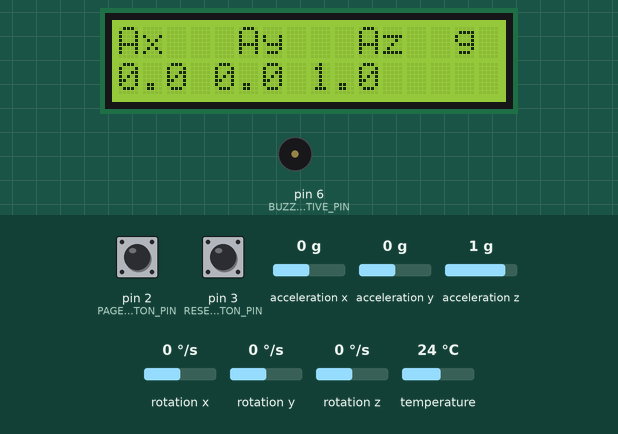
Simulated run of this sketch. Board: Arduino Uno, built with avr-gcc and run on an emulated ATmega328P. Parts: 16×2 character LCD, buzzer (waves = sounding). The inputs (shaded band) are chosen by the test bench; at power-on: pin 2 (PAGE_CHANGE_BUTTON_PIN) HIGH, acceleration z 1 g, acceleration x 0 g, pin 3 (RESET_BUTTON_PIN) HIGH, acceleration y 0 g, rotation x 0 °/s, rotation y 0 °/s, rotation z 0 °/s, temperature 24 °C. What the sketch prints to the serial monitor is not drawn.

Above: at 1.3 s.
1.4 s: pin 2 (PAGE_CHANGE_BUTTON_PIN) pulled LOW for 0.15 s
At 1.52 s:
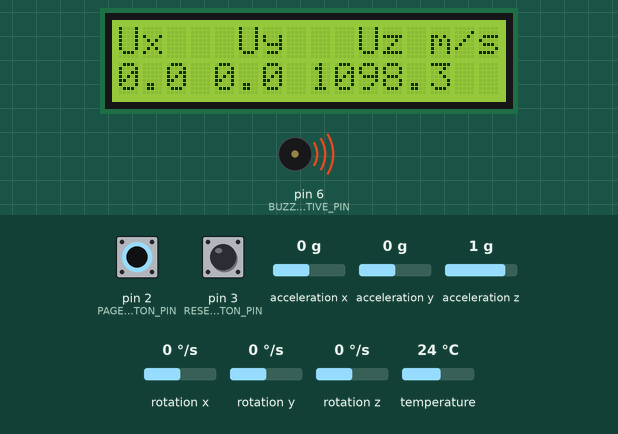
3.2 s: pin 2 (PAGE_CHANGE_BUTTON_PIN) pulled LOW for 1 s
At 3.26 s:
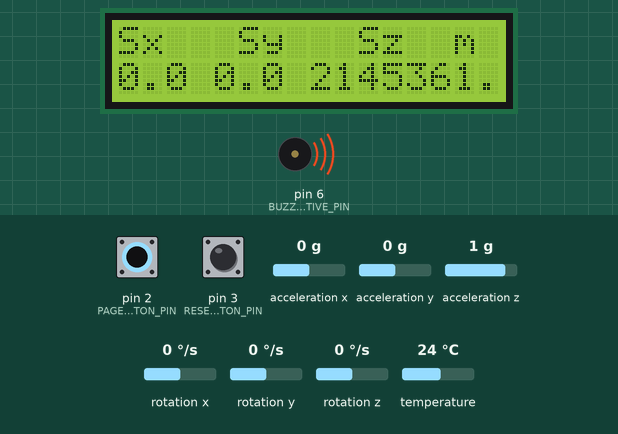
5.7 s: pin 2 (PAGE_CHANGE_BUTTON_PIN) pulled LOW for 0.15 s
At 6.4 s:
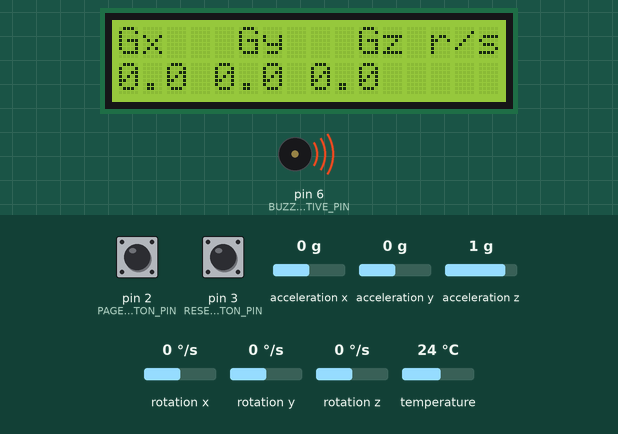
7.3 s: pin 2 (PAGE_CHANGE_BUTTON_PIN) pulled LOW for 3.2 s
At 7.9 s:
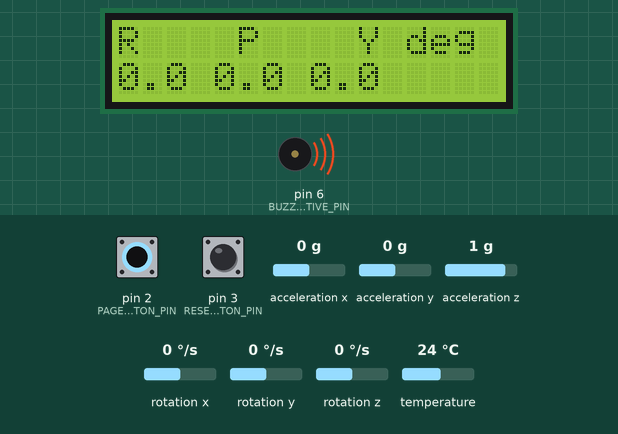
12.0 s: acceleration z set to 0 g
At 13.2 s:
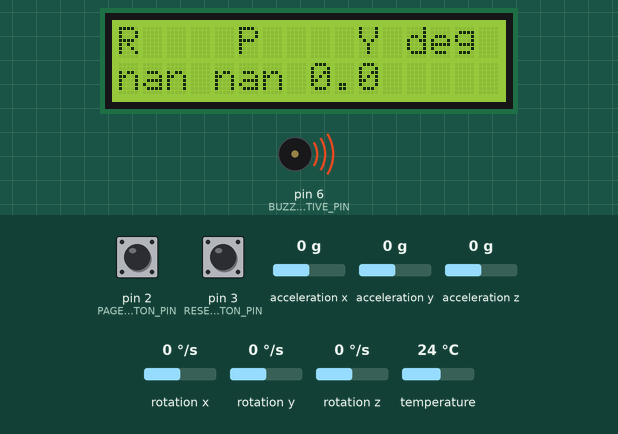
13.5 s: acceleration x set to -1.4 g
At 14.2 s:
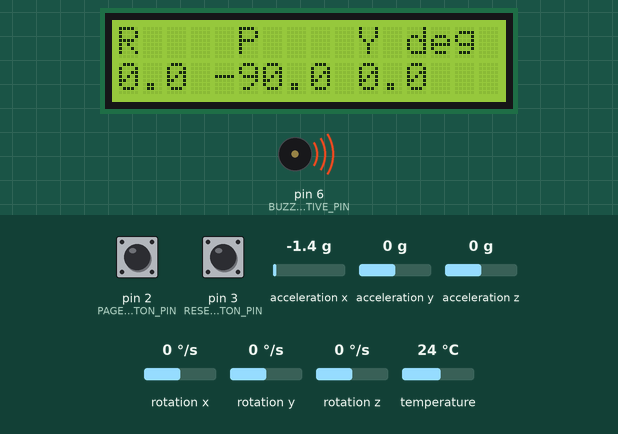
Timing chart, 0 to 16.0 s (numbered marks = the images above; inputs shaded):
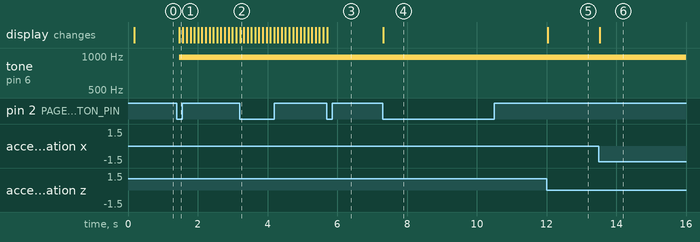

Measured:
- after the input at 1.4 s, tone on pin 6 (BUZZER_ACTIVE_PIN): silent → 977 Hz after 0.07 s; the display: changes after 0.07 s (image 1)
- after the input at 3.2 s, the display: changes at once (image 2)
- after the input at 5.7 s, the display: changes at once (image 3)
- after the input at 7.3 s, the display: changes at once (image 4)
- after the input at 12.0 s, the display: changes at once (image 5)
- after the input at 13.5 s, the display: changes at once (image 6)

The sketch:

project_4_accel_display_c1.ino
```cpp
/**
 * OCE4531 Project 4: MPU6050 Accelerometer and LCD Display
 * @brief This is the solution for OCE4531's fourth and final project, the accelerometer display
 * This should not be considered the absolute correct answer that all of the students must have,
 * but it is the ball park they should be within.
 * See handout for more information
 *
 *
 *
 * This is the code for the undergraduate portion of the project
 *
 * @author Braidan Duffy
 *
 * @date May 30, 2022
 *
 * @version v1.0
 */

// LCD Instantiation
#include <LiquidCrystal.h>

LiquidCrystal lcd(7, 8, 9, 10, 11, 12); // RS, En, D4, D5, D6, D7

// MPU6050 Instantiation
#include <Adafruit_MPU6050.h>
#include <Adafruit_Sensor.h>
#include "Wire.h"
#include <math.h>

Adafruit_MPU6050 mpu;

// General instantiations
#define PAGE_CHANGE_BUTTON_PIN 2
#define RESET_BUTTON_PIN 3
#define RESET_HOLD_TIME 500 // ms
#define BUZZER_ACTIVE_PIN 6
#define BUZZER_ACTIVE_TIME 250 // ms
#define MAX_NUM_PAGES 5

bool isBuzzerActive = false;
long buzzerStartTime = 0;
long resetStartTime = 0;
uint8_t curPageNum = 0; // 0: acceleration, 1: gyroscope, 2: orientation
bool isPageChanged = false;
bool isResetTriggered = true;

struct Telemetry {
    long timestamp = 0;
    float accelX = 0;
    float accelY = 0;
    float accelZ = 0;
    float gyroX = 0;
    float gyroY = 0;
    float gyroZ = 0;
    float roll = 0;
    float pitch = 0;

    // Reference: https://forum.arduino.cc/t/integration-of-acceleration/158296/14
    float yaw = 0;
    float speedX = 0;
    float speedY = 0;
    float speedZ = 0;
    float dispX = 0;
    float dispY = 0;
    float dispZ = 0;
} data;

void setup() {
    Serial.begin(115200);
    // Pin initializations
    pinMode(BUZZER_ACTIVE_PIN, OUTPUT);
    pinMode(PAGE_CHANGE_BUTTON_PIN, INPUT_PULLUP);
    pinMode(RESET_BUTTON_PIN, INPUT_PULLUP);
    attachInterrupt(digitalPinToInterrupt(PAGE_CHANGE_BUTTON_PIN), pageChangeISR, FALLING);
    attachInterrupt(digitalPinToInterrupt(RESET_BUTTON_PIN), resetButtonISR, CHANGE);

    // Set up the LCD's number of columns and rows:
    Serial.print("Initializing LCD...");
    lcd.begin(16, 2);
    Serial.println("done!");

    Serial.print("Initializing IMU...");
    if (!mpu.begin()) { // Try to initialize!
        Serial.println("Failed to find MPU6050 chip");
        while (true); // Block further code execution
    }
    Serial.println("done!"); Serial.println();

    mpu.setAccelerometerRange(MPU6050_RANGE_8_G);
    Serial.print("Accelerometer range set to: ");
    switch (mpu.getAccelerometerRange()) {
    case MPU6050_RANGE_2_G:
        Serial.println("+-2G");
        break;
    case MPU6050_RANGE_4_G:
        Serial.println("+-4G");
        break;
    case MPU6050_RANGE_8_G:
        Serial.println("+-8G");
        break;
    case MPU6050_RANGE_16_G:
        Serial.println("+-16G");
        break;
    }

    mpu.setGyroRange(MPU6050_RANGE_500_DEG);
    Serial.print("Gyro range set to: ");
    switch (mpu.getGyroRange()) {
    case MPU6050_RANGE_250_DEG:
        Serial.println("+- 250 deg/s");
        break;
    case MPU6050_RANGE_500_DEG:
        Serial.println("+- 500 deg/s");
        break;
    case MPU6050_RANGE_1000_DEG:
        Serial.println("+- 1000 deg/s");
        break;
    case MPU6050_RANGE_2000_DEG:
        Serial.println("+- 2000 deg/s");
        break;
    }

    mpu.setFilterBandwidth(MPU6050_BAND_21_HZ);
    Serial.print("Filter bandwidth set to: ");
    switch (mpu.getFilterBandwidth()) {
    case MPU6050_BAND_260_HZ:
        Serial.println("260 Hz");
        break;
    case MPU6050_BAND_184_HZ:
        Serial.println("184 Hz");
        break;
    case MPU6050_BAND_94_HZ:
        Serial.println("94 Hz");
        break;
    case MPU6050_BAND_44_HZ:
        Serial.println("44 Hz");
        break;
    case MPU6050_BAND_21_HZ:
        Serial.println("21 Hz");
        break;
    case MPU6050_BAND_10_HZ:
        Serial.println("10 Hz");
        break;
    case MPU6050_BAND_5_HZ:
        Serial.println("5 Hz");
        break;
    }

    Serial.println();
    delay(100);
}

void loop() {
    sensors_event_t a, g, temp;
    mpu.getEvent(&a, &g, &temp);

    // Wipe LCD screen on mode change
    if (isPageChanged) { // Check the page changed flag
        isPageChanged = false; // Reset the page changed flag
        lcd.setCursor(0, 0); // Set cursor to top row
        lcd.print("                "); // Clear top row
        lcd.setCursor(0, 1); // Set cursor to bottom row
        lcd.print("                "); // Clear bottom row
    }

    switch (curPageNum) {
        case 0: // Acceleration page
            // Update telemetry package
            data.timestamp = millis();
            data.accelX = a.acceleration.x;
            data.accelY = a.acceleration.y;
            data.accelZ = a.acceleration.z;

            // Update LCD display
            lcd.setCursor(0,0); // Set cursor to top row
            lcd.print("Ax   Ay   Az  g"); // Write headers
            lcd.setCursor(0,1); // Set cursor to bottom row
            lcd.print(data.accelX/9.81, 1); data.accelX > 0 ? lcd.print("  ") : lcd.print(" ");
            lcd.print(data.accelY/9.81, 1); data.accelY > 0 ? lcd.print("  ") : lcd.print(" ");
            lcd.print(data.accelZ/9.81, 1); data.accelZ > 0 ? lcd.print("  ") : lcd.print(" ");

            break;

        case 1: // Velocity page
            updateVelocity(a);

            // Update LCD display
            lcd.setCursor(0,0); // Set cursor to top row
            lcd.print("Ux   Uy   Uz m/s"); // Write headers
            lcd.setCursor(0,1); // Set cursor to bottom row
            lcd.print(data.speedX, 1); data.speedX > 0 ? lcd.print("  ") : lcd.print(" ");
            lcd.print(data.speedY, 1); data.speedY > 0 ? lcd.print("  ") : lcd.print(" ");
            lcd.print(data.speedZ, 1); data.speedZ > 0 ? lcd.print("  ") : lcd.print(" ");

            break;

        case 2: // Displacement page
            updateDisplacement(a);

            // Update LCD display
            lcd.setCursor(0,0); // Set cursor to top row
            lcd.print("Sx   Sy   Sz  m"); // Write headers
            lcd.setCursor(0,1); // Set cursor to bottom row
            lcd.print(data.dispX, 1); data.dispX > 0 ? lcd.print("  ") : lcd.print(" ");
            lcd.print(data.dispY, 1); data.dispY > 0 ? lcd.print("  ") : lcd.print(" ");
            lcd.print(data.dispZ, 1); data.dispZ > 0 ? lcd.print("  ") : lcd.print(" ");

            break;

        case 3: // Gyroscope page
            // Update telemetry package
            data.timestamp = millis();
            data.gyroX = g.gyro.x;
            data.gyroY = g.gyro.y;
            data.gyroZ = g.gyro.z;

            // Update LCD display
            lcd.setCursor(0,0); // Set cursor to top row
            lcd.print("Gx   Gy   Gz r/s"); // Write headers
            lcd.setCursor(0,1); // Set cursor to bottom row
            lcd.print(data.gyroX, 1); data.gyroX > 0 ? lcd.print("  ") : lcd.print(" ");
            lcd.print(data.gyroY, 1); data.gyroY > 0 ? lcd.print("  ") : lcd.print(" ");
            lcd.print(data.gyroZ, 1); data.gyroZ > 0 ? lcd.print("  ") : lcd.print(" ");

            break;

        case 4: // Orientation page
            // Update telemetry package
            data.accelX = a.acceleration.x;
            data.accelY = a.acceleration.y;
            data.accelZ = a.acceleration.z;

            long _oldTimestamp = data.timestamp;
            float _oldGyroZ = data.gyroZ;

            // Update telemetry packet
            data.gyroZ = g.gyro.z;
            data.timestamp = millis();
            long dt = millis() - _oldTimestamp;
            float _avgGyroZ = (_oldGyroZ + data.gyroZ) / 2.0;

            data.yaw = data.yaw + _avgGyroZ*dt; // Calculate heading by integrating the gyro rotation about the Z axis
            data.pitch = 180 * atan (data.accelX/sqrt(data.accelY*data.accelY + data.accelZ*data.accelZ))/M_PI;
            data.roll = 180 * atan (data.accelY/sqrt(data.accelX*data.accelX + data.accelZ*data.accelZ))/M_PI;

            // Update LCD display
            lcd.setCursor(0,0); // Set cursor to top row
            lcd.print("R    P    Y deg"); // Write headers, 0xDF is the code for °
            lcd.setCursor(0,1); // Set cursor to bottom row
            lcd.print(data.roll, 1); data.roll > 0 ? lcd.print("  ") : lcd.print(" ");
            lcd.print(data.pitch, 1); data.pitch > 0 ? lcd.print("  ") : lcd.print(" ");
            lcd.print(data.yaw, 1); data.yaw > 0 ? lcd.print("  ") : lcd.print(" ");

            break;
    }

    // Buzzer active handler
    if (isBuzzerActive) {
        if (millis() < buzzerStartTime+BUZZER_ACTIVE_TIME) {
            analogWrite(BUZZER_ACTIVE_PIN, 128); // Turn on buzzer
        }
        else {
            digitalWrite(BUZZER_ACTIVE_PIN, LOW);
            isBuzzerActive = false;
        }
    }

    // Integral reset handler
    if (isResetTriggered && !digitalRead(RESET_BUTTON_PIN) && millis() >= resetStartTime + RESET_HOLD_TIME) { // Check for a button press and if the button is held for RESET_HOLD_TIME
        isResetTriggered = false; // Reset the reset button flag
        // Reset speed values
        data.speedX = 0;
        data.speedY = 0;
        data.speedZ = 0;

        // Reset displacement values
        data.dispX = 0;
        data.dispY = 0;
        data.dispZ = 0;

        // Reset heading value
        data.yaw = 0;
        // Serial.println("Reset values!"); // DEBUG
    }

    delay(100);
}


// ========================
// === UPDATE FUNCTIONS ===
// ========================


void updateVelocity(sensors_event_t& a) {
    // Get previous time, acceleration, and speed values
    long _oldTimestamp = data.timestamp;
    float _oldAccels[3] = {data.accelX, data.accelY, data.accelZ};
    float _oldSpeeds[3] = {data.speedX, data.speedY, data.speedZ};

        // Update telemetry package
    data.accelX = a.acceleration.x;
    data.accelY = a.acceleration.y;
    data.accelZ = a.acceleration.z;
    data.timestamp = millis();

    float _newAccels[3] = {data.accelX, data.accelY, data.accelZ};
    long dt = millis() - _oldTimestamp;
    float _newSpeeds[3];

    for (int i=0; i<3; i++) { // For every axis (0=X, 1=Y, 2=Z)
        float _avgAccel = (_oldAccels[i] + _newAccels[i]) / 2.0;
        _newSpeeds[i] = _oldSpeeds[i] + _avgAccel*dt; // Calculate the new speeds

        // Serial.print(_avgAccel); Serial.print(", "); // DEBUG
        Serial.print(_oldSpeeds[i]); Serial.print(", "); // DEBUG
        // Serial.print(_newSpeeds[i], 1); Serial.print(", "); // DEBUG
    }
    Serial.println(); // DEBUG

    data.speedX = _newSpeeds[0];
    data.speedY = _newSpeeds[1];
    data.speedZ = _newSpeeds[2];
}

void updateDisplacement(sensors_event_t& a) {
    // Get previous time, acceleration, and speed values
    long _oldTimestamp = data.timestamp;
    float _oldAccels[3] = {data.accelX, data.accelY, data.accelZ};
    float _oldSpeeds[3] = {data.speedX, data.speedY, data.speedZ};
    float _oldDisps[3] = {data.dispX, data.dispY, data.dispZ};

    // Update telemetry package
    data.accelX = a.acceleration.x;
    data.accelY = a.acceleration.y;
    data.accelZ = a.acceleration.z;
    data.timestamp = millis();

    float _newAccels[3] = {data.accelX, data.accelY, data.accelZ};
    long dt = millis() - _oldTimestamp;
    float _newSpeeds[3];
    float _newDisps[3];

    for (int i=0; i<3; i++) { // For every axis (0=X, 1=Y, 2=Z)
        float _avgAccel = (_oldAccels[i] + _newAccels[i]) / 2.0;
        _newSpeeds[i] = _oldSpeeds[i] + _avgAccel*dt; // Calculate the new speeds
        float _avgSpeed = (_oldSpeeds[i] + _newSpeeds[i]) / 2.0;
        _newDisps[i] = _oldDisps[i] + _avgSpeed*dt + _avgAccel*dt*dt; // Calculate the new displacements

        // Serial.print(_avgAccel); Serial.print(", "); // DEBUG
        // Serial.print(_oldSpeeds[i]); Serial.print(", "); // DEBUG
        // Serial.print(_newSpeeds[i], 1); Serial.print(", "); // DEBUG
    }
    Serial.println(); // DEBUG

    data.dispX = _newDisps[0];
    data.dispY = _newDisps[1];
    data.dispZ = _newDisps[2];
}


// ==================================
// === INTERRUPT SERVICE ROUTINES ===
// ==================================


void pageChangeISR() {
    buzzerStartTime = millis(); // Start the buzzer active timer
    isBuzzerActive = true; // Set the buzzer active flag
    isPageChanged = true; // Set the page changed flag
    curPageNum++; // Change the page number
    if (curPageNum >= MAX_NUM_PAGES) { // Increment the page number and check if it is greater than the max pages
        curPageNum = 0; // Reset current page to first
    }
    // Serial.println(curPageNum); // DEBUG
}

void resetButtonISR() {
    if (digitalRead(RESET_BUTTON_PIN)) { // Button was released
        isResetTriggered = false; // Reset the reset button flag
        // Serial.println("Set reset trigger to FALSE"); // DEBUG
    }
    else { // Button was pressed
        resetStartTime = millis();
        isResetTriggered = true; // Set the reset button flag
        // Serial.println("Set reset trigger to TRUE"); // DEBUG
    }
}
```
